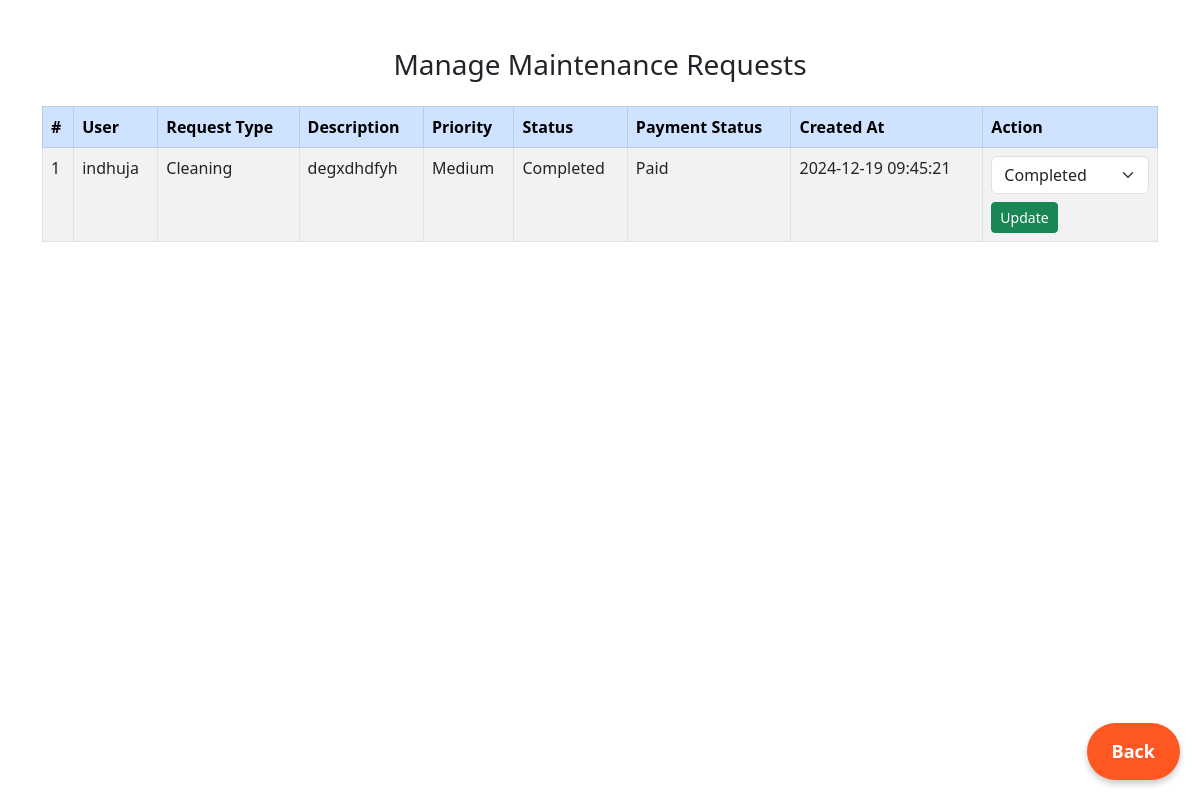
Screenshot of /admin/manage_maintenance_requests.php (signed in) with the database file from the repository.
### tables this page shows
CREATE TABLE `maintenance_requests` (
  `id` int(11) NOT NULL,
  `user_id` int(11) NOT NULL,
  `request_type` varchar(255) NOT NULL,
  `description` text NOT NULL,
  `priority` enum('Low','Medium','High') NOT NULL,
  `status` enum('Pending','In Progress','Completed') DEFAULT 'Pending',
  `payment_status` enum('Paid','Unpaid') DEFAULT 'Unpaid',
  `created_at` timestamp NOT NULL DEFAULT current_timestamp()
);

CREATE TABLE `users` (
  `id` int(11) NOT NULL,
  `username` varchar(255) NOT NULL,
  `apartment_number` varchar(100) NOT NULL,
  `password` varchar(255) NOT NULL,
  `created_at` timestamp NOT NULL DEFAULT current_timestamp(),
  `contact` varchar(15) NOT NULL
);

### admin/manage_maintenance_requests.php (the view, shortened to what this page needs)
<?php
include('db_connection.php');
$query = "SELECT mr.id, mr.user_id, mr.request_type, mr.description, mr.priority, mr.status, mr.payment_status, mr.created_at,
                 u.username AS user_name
          FROM maintenance_requests AS mr
          JOIN users AS u ON mr.user_id = u.id
          ORDER BY mr.created_at DESC";
$result = $conn->query($query);
?>
<!DOCTYPE html>
<html lang="en">
<head>
    <link href="https://cdn.jsdelivr.net/npm/bootstrap@5.3.0/dist/css/bootstrap.min.css" rel="stylesheet">
</head>
<body>
<div class="container mt-5">
    <h3 class="text-center mb-4">Manage Maintenance Requests</h3>
    <div class="table-responsive">
        <table class="table table-striped table-bordered">
            <thead class="table-primary">
                <tr>
                    <th>#</th>
                    <th>User</th>
                    <th>Request Type</th>
                    <th>Description</th>
                    <th>Priority</th>
                    <th>Status</th>
                    <th>Payment Status</th>
                    <th>Created At</th>
                    <th>Action</th>
                </tr>
            </thead>
            <tbody>
                <?php
                if ($result->num_rows > 0) {
                    $counter = 1;
                    while ($row = $result->fetch_assoc()) {
                        echo "<tr>
                            <td>" . $counter++ . "</td>
                            <td>" . htmlspecialchars($row['user_name']) . "</td>
                            <td>" . htmlspecialchars($row['request_type']) . "</td>
                            <td>" . htmlspecialchars($row['description']) . "</td>
                            <td>" . htmlspecialchars($row['priority']) . "</td>
                            <td>" . htmlspecialchars($row['status']) . "</td>
                            <td>" . htmlspecialchars($row['payment_status']) . "</td>
                            <td>" . htmlspecialchars($row['created_at']) . "</td>
                            <td>
                                <form method='POST' class='d-inline'>
                                    <input type='hidden' name='request_id' value='" . $row['id'] . "'>
                                    <select name='new_status' class='form-select mb-2'>
                                        <option value='Pending'" . ($row['status'] === 'Pending' ? ' selected' : '') . ">Pending</option>
                                        <option value='In Progress'" . ($row['status'] === 'In Progress' ? ' selected' : '') . ">In Progress</option>
                                        <option value='Completed'" . ($row['status'] === 'Completed' ? ' selected' : '') . ">Completed</option>
                                    </select>
                                    <button type='submit' class='btn btn-success btn-sm'>Update</button>
                                </form>
                            </td>
                        </tr>";
                    }
                } else {
                    echo "<tr><td colspan='9' class='text-center'>No maintenance requests found.</td></tr>";
                }
                ?>
            </tbody>
        </table>
    </div>
</div>
<button onclick="goBack()" class="back-button" right:50px>Back</button>
</body>
</html>

### admin/manage_maintenance_requests.php (style rules this page uses)
.back-button { position: fixed; bottom: 20px; right: 20px; padding: 15px 25px; font-size: 18px; font-weight: bold; background-color: #ff5722; color: white; border: none; border-radius: 50px; cursor: pointer; z-index: 1000; box-shadow: 0 4px 6px rgba(0, 0, 0, 0.2); transition: all 0.3s ease; }

### rows the page displays
maintenance_requests: user.username "indhuja", request_type "Cleaning", description "degxdhdfyh", priority "Medium", status "Completed", payment_status "Paid", created_at "2024-12-19 09:45:21", new_status "Completed"
